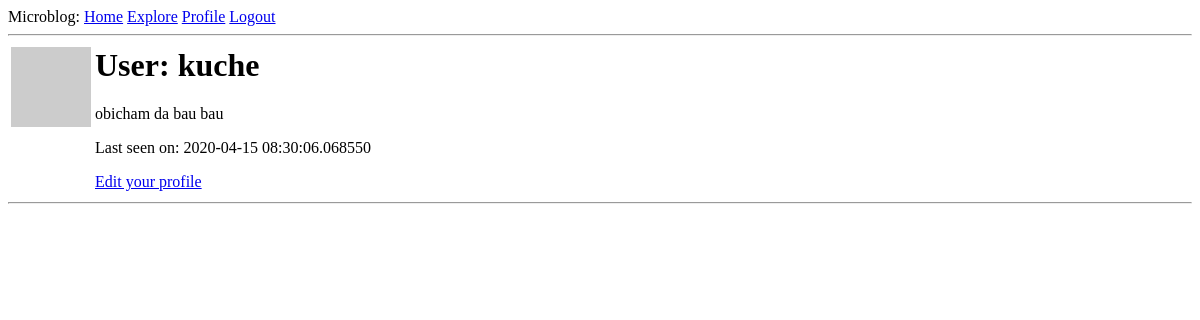
/user/kuche (signed in), run on an earlier commit of the app's database.
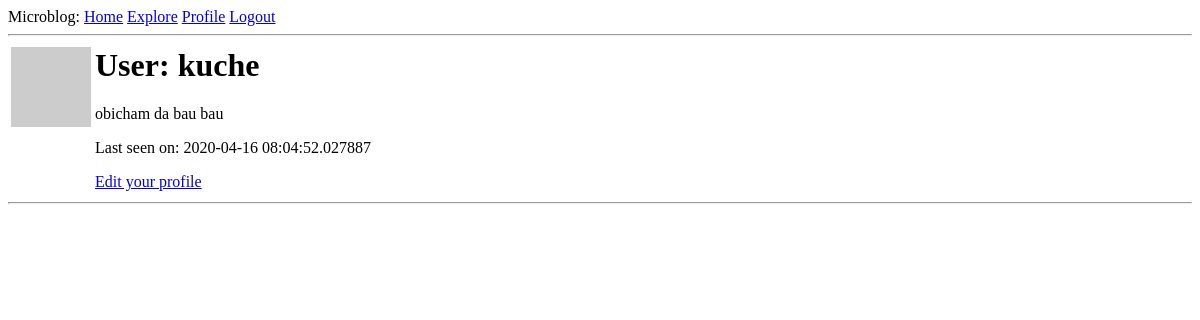
And on a later commit of the database.
### app/models.py (models this page shows, shortened)
class User(UserMixin, db.Model):
    id = db.Column(db.Integer, primary_key=True)
    username = db.Column(db.String(64), index=True, unique=True)
    email = db.Column(db.String(120), index=True, unique=True)
    password_hash = db.Column(db.String(128))
    about_me = db.Column(db.String(140))
    last_seen = db.Column(db.DateTime, default=datetime.utcnow)
    posts = db.relationship('Post', backref='author', lazy='dynamic')
    followed = db.relationship(
        'User', secondary=followers,
        primaryjoin=(followers.c.follower_id == id),
        secondaryjoin=(followers.c.followed_id == id),
        backref=db.backref('followers', lazy='dynamic'), lazy='dynamic'
    )
    def avatar(self, size):
        digest = md5(self.email.lower().encode('utf-8')).hexdigest()
        return f'https://www.gravatar.com/avatar/{digest}?d=identicon&s={size}'

### app/routes.py (the view)
@app.route('/user/<username>')
@login_required
def user(username):
    user = User.query.filter_by(username=username).first_or_404()
    page = request.args.get('page', 1, type=int)
    posts = user.posts.order_by(Post.timestamp.desc()).paginate(
        page, app.config['POSTS_PER_PAGE'], False)
    next_url = url_for('user', username=user.username, page=posts.next_num) \
        if posts.has_next else None
    prev_url = url_for('user', username=user.username, page=posts.prev_num) \
        if posts.has_prev else None
    return render_template('user.html', user=user, posts=posts.items,
                           prev_url=prev_url, next_url=next_url)

### app/models.py (called while the page is built)
@login.user_loader
def load_user(id):
    return User.query.get(int(id))

### app/routes.py (called while the page is built)
@app.before_request
def before_request():
    if current_user.is_authenticated:
        current_user.last_seen = datetime.utcnow()
        db.session.commit()

### app/templates/user.html (shortened to what this page needs)
{% extends "base.html" %}
{% block content %}
    <table>
        <tr valign="top">
            <td><img src="{{ user.avatar(128) }}"></td>
            <td>
                <h1>User: {{ user.username }}</h1>
                {% if user.about_me %}<p>{{ user.about_me }}</p>{% endif %}
                {% if user.last_seen %}<p>Last seen on: {{ user.last_seen }}</p>{% endif %}
                {% if user == current_user %}
                <p><a href="{{ url_for('edit_profile') }}">Edit your profile</a></p>
                {% elif not current_user.is_following(user) %}
                <p><a href="{{ url_for('follow', username=user.username) }}">Follow</a></p>
                {% else %}
                <p><a href="{{ url_for('unfollow', username=user.username) }}">Unfollow</a></p>
                {% endif %}
            </td>
        </tr>
    </table>
    <hr>
{% endblock %}

### app/templates/base.html (shortened to what this page needs)
<html>
    <head>
    </head>
    <body>
        <div>
            Microblog:
            <a href="{{ url_for('index') }}">Home</a>
            <a href="{{ url_for('explore') }}">Explore</a>
            {% if current_user.is_anonymous %}
            <a href="{{ url_for('login') }}">Login</a>
            {% else %}
            <a href="{{ url_for('user', username=current_user.username) }}">Profile</a>
            <a href="{{ url_for('logout') }}">Logout</a>
            {% endif %}
        </div>
        <hr>
        {% block content %}{% endblock %}
    </body>
</html>

What changed in the data, as far as the page shows it:
changed User "kuche": last_seen "2020-04-15 08:30:06.068550" → "2020-04-16 08:04:52.027887"
